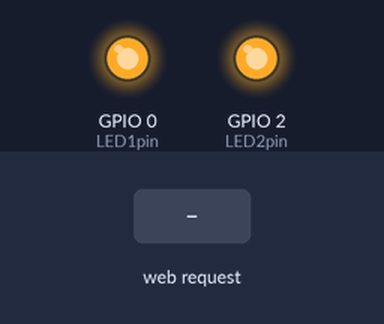
The sketch below on a simulated ESP8266 (NodeMCU). On the bench: output pins drawn as LEDs (lit = HIGH). The inputs (shaded band) are chosen by the test bench. WiFi joins after 1.5 s; servers stay silent unless stated; EEPROM starts erased.

Above: at 5.2 s.
5.3 s: HTTP request GET /led1off received
At 6.0 s:
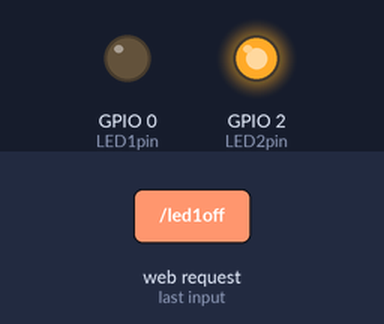
6.8 s: HTTP request GET /led1on received
At 7.2 s:
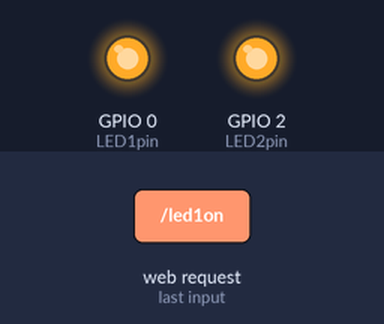
8.3 s: HTTP request GET /led2on received
At 9.4 s:
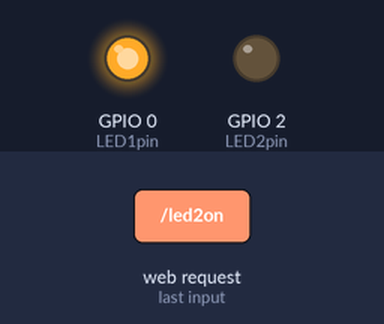
9.8 s: HTTP request GET / received
At 10.6 s:
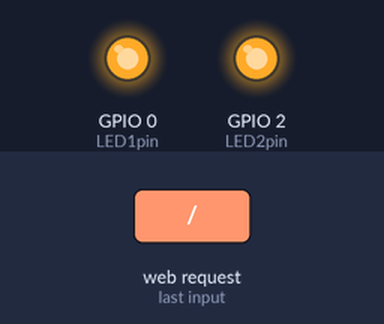
Timing chart, 0 to 12.3 s (numbered marks = the images above; inputs shaded):
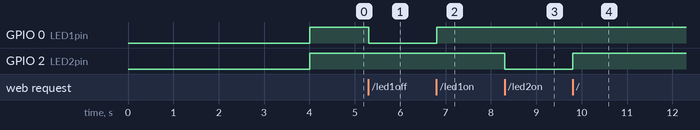

Measured:
- after the input at 5.3 s, GPIO 0 (LED1pin): HIGH → LOW at once
- after the input at 6.8 s, GPIO 0 (LED1pin): LOW → HIGH at once
- after the input at 8.3 s, GPIO 2 (LED2pin): HIGH → LOW at once
- after the input at 9.8 s, GPIO 2 (LED2pin): LOW → HIGH at once

The sketch:

STAorAP.ino
```cpp
#include <ESP8266WiFi.h>
#include <ESP8266WebServer.h>
#include <EEPROM.h>
const char *ssid[3] = {"Сеть1", "Сеть2","Сеть3"};
const char *password[3] = {"пароль1","пароль2","пароль3"};
const char *ssidap = "esp01";
const char *passwordap = "12345678";
uint8_t LED1pin = 0;
uint8_t LED2pin = 2;
const char *sss = "0";
bool LED1status = LOW;
bool LED2status = LOW;

      IPAddress local_ip(192,168,1,20);
      IPAddress gateway(192,168,1,1);
      IPAddress subnet(255,255,255,0);

//const char *ssidc[3];
//const char *passwordc[3];
//const char *ssidapc;
//const char *passwordapc;

int t=0;
int i=0;
int ip=0;
ESP8266WebServer server(80);
void setup() {
  //delay(500);
  /// Serial.begin(115200);
  pinMode(LED1pin, OUTPUT);
  digitalWrite(LED1pin, 0);
  pinMode(LED2pin, OUTPUT);
  digitalWrite(LED2pin, 0);
  connectedWiFi();
  server.on("/", handle_OnConnect);
  server.on("/led1on", handle_led1on);
  server.on("/led1off", handle_led1off);
  server.on("/led2on", handle_led2on);
  server.on("/led2off", handle_led2off);
  server.on("/connect", connectedWiFi);
  server.on("/lokac", handle_lokac);
  server.onNotFound(handle_NotFound);
  server.begin();
  /// Serial.println("HTTP server started");
  EEPROM.begin(1);
  LED1status = EEPROM.read(1);

}

void loop() {
  if(sss != "0"){
      if(WiFi.status() != WL_CONNECTED){
      connectedWiFi();
    }
  }

   server.handleClient();
  if(LED1status == 1)
  {digitalWrite(LED1pin, HIGH);}
  else
  {digitalWrite(LED1pin, LOW);}
  if(LED2status ==0 )
  {digitalWrite(LED2pin, HIGH);}
  else
  {digitalWrite(LED2pin, LOW);}

}

void connectedWiFi(){
  WiFi.softAPdisconnect(false);
  for (i=0; i<3; i++) {
      WiFi.begin(ssid[i], password[i]);
      for(t=0; t<=20; t++){
        delay(1000);
      if(WiFi.status() == WL_CONNECTED){t=41; sss = ssid[i];}
      }
    }
    if(WiFi.status() != WL_CONNECTED){
      WiFi.persistent(false);
      delay(100);
      WiFi.disconnect(false);
      delay(200);

      WiFi.softAPConfig(local_ip, gateway, subnet);
      WiFi.softAP (ssidap, passwordap);
    }
else{
  ip=1;
  IPAddress ipAddress = WiFi.localIP();
String ipadres = String(ipAddress[0]) + '.' + String(ipAddress[1]) + '.' + String(ipAddress[2]) + '.' + String(ipAddress[3]);
char charVar[sizeof(ipadres)];
ipadres.toCharArray(charVar, sizeof(charVar)+3);
  WiFi.softAP (charVar, "12345678");
}
}

void handle_OnConnect() {
  if(ip){  WiFi.softAPdisconnect(false);ip=0;}///// Serial.println("Произошло подключение, скрываем ip");
  //LED1status = LOW;
  LED2status = LOW;
  server.send(200, "text/html", SendHTML(LED1status,LED2status,0));
}
void handle_led1on() {
  LED1status = HIGH;
  EEPROM.write(1, 1);
  /// Serial.println("ON");
  EEPROM.commit();
  server.send(200, "text/html", SendHTML(true,LED2status,0));

}
void handle_led1off() {
  LED1status = LOW;
  EEPROM.write(1, 0);
  /// Serial.println("OFF");
  EEPROM.commit();
  server.send(200, "text/html", SendHTML(false,LED2status,0));
}
void handle_led2on() {
  LED2status = HIGH;
//  /// Serial.println("GPIO5 Status: ON");
  server.send(200, "text/html", SendHTML(LED1status,true,0));
}
void handle_led2off() {
  LED2status = LOW;
//  /// Serial.println("GPIO5 Status: OFF");
  server.send(200, "text/html", SendHTML(LED1status,false,0));
}
void handle_lokac() {
  server.send(200, "text/html", SendHTML(LED1status,LED2status,1));
}
void handle_NotFound(){
  server.send(404, "text/plain", "Not found");
}
String SendHTML(uint8_t led1stat,uint8_t led2stat, int loc){
  String ptr = "<!DOCTYPE html> <html>\n";
  ptr +="<meta http-equiv=\"Content-type\" content=\"text/html; charset=utf-8\"><head><meta name=\"viewport\" content=\"width=device-width, initial-scale=1.0, user-scalable=no\">\n";
  ptr +="<title>Управление светодиодом</title>\n";
  ptr +="<style>html { font-family: Helvetica; display: inline-block; margin: 0px auto; text-align: center;}\n";
  ptr +="body{margin-top: 50px;} h1 {color: #444444;margin: 50px auto 30px;} h3 {color: #444444;margin-bottom: 50px;}\n";
  ptr +=".button {display: block;width: 80px;background-color: #3498db;border: none;color: white;padding: 13px 30px;text-decoration: none;font-size: 25px;margin: 0px auto 35px;cursor: pointer;border-radius: 4px;}\n";
  ptr +=".button-on {background-color: #4AE83A;}\n";
  ptr +=".button-on:active {background-color: #14D100;}\n";
  ptr +=".button-off {background-color: #FD3F49;}\n";
  ptr +=".button-off:active {background-color: #FB000D;}\n";
  ptr +=".button-con {background-color: #363835;}\n";
  ptr +=".button-con:active {background-color: #ACA5A5;}\n";
  ptr +="p {font-size: 14px;color: #888;margin-bottom: 10px;}\n";
  ptr +="</style>\n";
  ptr +="</head>\n";
  ptr +="<body>\n";
  //ptr +="<h1>Привет!</h1>\n";
  //ptr +="<h3>Режим станции (STA)</h3>\n";
   if(led1stat)
  {ptr +="<h1>Свет Включен</h1>";}
  else
  {ptr +="<h1>Свет вЫключен</h1>";}
   ptr +="<a class=\"button button-on\" href=\"/led1on\">ВКЛ.</a>\n\n\n";
   ptr +="<a class=\"button button-off\" href=\"/led1off\">ВЫКЛ.</a>\n\n\n\n\n\n\n\n";
   ptr +="<a class=\"button button-con\" href=\"/connect\">Подключиться к WiFi</a>\n";
   ptr +="<a class=\"button button-con\" href=\"/lokac\">сеть</a>\n";

  if(loc){
    if(sss == "0"){
      ptr +="<a>Сеть :(";
     // String esais = String(ssid[i]);
     // char sss[sizeof(esais)];
     // esais.toCharArray(sss, sizeof(sss)+3);
      ptr +=String(ssidap);
      ptr +=")</a>";
    }
    else{
      ptr +="<a>Сеть :(";
      ptr +=String(sss);//ptr += String(*ssidap);
      ptr +=")</a>";
    }
  }

  ptr +="</body>\n";
  ptr +="</html>\n";
  return ptr;
}
```
